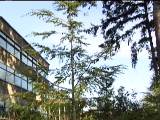
#> input picture XULYANH/PBL4_AI/Background-Substract-Based-on-GMM/WavingTrees/background_train/b00000.bmp, 160 x 120 px
$ python singleChannel.py
#> lines starting #> are read from the running program, lines starting #| are printed output that depends on the picture; after the words box and inside, x2 and y2 are one past the last pixel; in counts of white or black regions, pixels touching at a corner belong together
import cv2
import os
import numpy as np
import pickle
import matplotlib.pyplot as plt
import time

# Giá trị càng lớn, khả năng tiền cảnh được sử dụng làm nền càng lớn
# Giá trị càng nhỏ, khả năng nền được coi là triển vọng càng lớn
SIGMA = 30
WEIGHT = 0.1


# Định nghĩa mô hình GMM hình ảnh
class GmmModel:
    def __init__(self, sample_image):
        #  số pixel (kích thước ảnh)
        self.img_size = sample_image.shape[0] * sample_image.shape[1]
        # Số lượng mô hình của mỗi điểm ảnh (khởi tạo thành 0)
        self.model_count = np.zeros([1, self.img_size], int)
        # Số K của mô hình GMM Gaussuss (ở đây cố định
        # , một số phương pháp có thể thích ứng với mỗi điểm ảnh để chọn một số K của mô hình)
        self.k = 3  # Các tham số có thể điều chỉnh
        # tỷ lệ học tập  Alpha
        self.alpha = 0.005  # Các tham số có thể điều chỉnh
        # SumOfWeight Threshold T
        self.t = 0.75  # Các tham số có thể điều chỉnh
        # Hệ số trọng lượng của mỗi mô hình (khởi tạo thành 0)
        self.w = np.zeros([self.k, self.img_size])
        # Giá trị trung bình của mỗi mô hình Gaussuss (khởi tạo thành 0)
        self.u = np.zeros([self.k, self.img_size])
        # Độ lệch chuẩn của mỗi mô hình Gaussuss (khởi tạo thành mặc định)
        self.sigma = np.full([self.k, self.img_size], SIGMA)


# Đọc bộ sưu tập ảnh và trả về biểu đồ thang độ xám
def load_data_set(path):
    image_set = []
    file_names = os.listdir(path)
    for filename in file_names:
        file_path = os.path.join(path, filename)
        # Đọc dưới dạng biểu đồ thang độ xám
        img = cv2.imread(file_path, cv2.IMREAD_GRAYSCALE)
        image_set.append(img)
    return image_set


# Khởi tạo mô hình gmm
def gmm_model_create():
    # Đọc khung hình ảnh đầu tiên
    first_frame = cv2.imread('WavingTrees/background_train/b00000.bmp', cv2.IMREAD_GRAYSCALE)
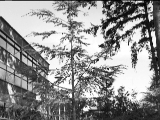
#> first_frame: shape (120, 160); min 1, max 255, mean 143.2
    return GmmModel(first_frame)


# Đào tạo các thông số mô hình
def gmm_model_train(gmm_model, single_frame):
    # start_time = time.time()
    img_rows = single_frame.shape[0]
    img_cols = single_frame.shape[1]
    for m in range(img_rows):
        for n in range(img_cols):
            # Được sử dụng để xác định xem có một mô hình phân phối phù hợp với điểm ảnh (m, n).
            matched = False
            for k in range(gmm_model.model_count[0, m * img_cols + n]):
                # Tính toán sự khác biệt giữa điểm ảnh và giá trị trung bình của phân phối Gaussian
                difference = abs(single_frame[m, n] - gmm_model.u[k, m * img_cols + n])
                distance = difference * difference
                # Điểm ảnh hiện tại đáp ứng phân phối Gaussian hiện tại
                if difference <= 2.5 * gmm_model.sigma[k, m * img_cols + n]:
                    matched = True
                    # Cập nhật các thông số của mô hình phân phối Gaussian k
                    # Tính toán mật độ xác suất của Gaussine k được phân phối trên điểm pixel đó
                    prob = (1 / (2 * np.pi * gmm_model.sigma[k, m * img_cols + n] ** 2) ** 0.5) * np.exp(
                        -(single_frame[m, n] - gmm_model.u[k, m * img_cols + n]) ** 2 / (
                                2 * (gmm_model.sigma[k, m * img_cols + n] ** 2)))
                    p = gmm_model.alpha * prob
                    # update weight
                    gmm_model.w[k, m * img_cols + n] = (1 - gmm_model.alpha) * gmm_model.w[
                        k, m * img_cols + n] + gmm_model.alpha
                    # update mean
                    gmm_model.u[k, m * img_cols + n] = (1 - p) * gmm_model.u[k, m * img_cols + n] + p * single_frame[
                        m, n]
                    # update standard deviation
                    if gmm_model.sigma[k, m * img_cols + n] < SIGMA / 2:
                        gmm_model.sigma[k, m * img_cols + n] = SIGMA / 2
                    else:
                        gmm_model.sigma[k, m * img_cols + n] = ((1 - p) * gmm_model.sigma[
                            k, m * img_cols + n] ** 2 + p * distance) ** 0.5
                    break
                else:
                    # Điểm ảnh hiện tại không đáp ứng phân phối Gaussian hiện tại
                    # Chỉ cập nhật weight
                    gmm_model.w[k, m * img_cols + n] = (1 - gmm_model.alpha) * gmm_model.w[k, m * img_cols + n]
                # Sắp xếp k gmm_model để dễ dàng thay thế và cập nhật mô hình phân phối Gaussian phía sau
                gmm_model_sort(gmm_model, m, n, img_cols)
            '''
            # Điểm ảnh hiện tại không khớp với bất kỳ phân phối Gaussian nào và cần phải tạo phân phối Gaussian mới
            # Có hai tình huống cần xem xét ở đây
            # 1. Sự có mặt của phân phối Gaussian không được khởi tạo: một phân phối Gaussian mới có thể được tạo ra tại thời điểm này
            # 2. k Phân phối Gaussian đã được khởi tạo: tại thời điểm này thay thế mô hình phân phối thấp nhất order_weight
            '''
            if not matched:
                # print('(', m, ',', n, ')', 'no matching distribution')
                # condition 1
                model_count = gmm_model.model_count[0, m * img_cols + n]
                if model_count < gmm_model.k:
                    # Khởi tạo weight
                    gmm_model.w[model_count, m * img_cols + n] = WEIGHT
                    # Khởi tạo mean
                    gmm_model.u[model_count, m * img_cols + n] = single_frame[m, n]
                    # khởi tạo độ lệch chuẩn
                    gmm_model.sigma[model_count, m * img_cols + n] = SIGMA
                    gmm_model.model_count[0, m * img_cols + n] = model_count + 1
                # condition 2
                else:
                    # update weight
                    gmm_model.w[gmm_model.k - 1, m * img_cols + n] = WEIGHT
                    # update mean
                    gmm_model.u[gmm_model.k - 1, m * img_cols + n] = single_frame[m, n]
                    # update standard deviation
                    gmm_model.sigma[gmm_model.k - 1, m * img_cols + n] = SIGMA
            if sum(gmm_model.w[:, m * img_cols + n]) != 0:
                gmm_model.w[:, m * img_cols + n] = gmm_model.w[:, m * img_cols + n] / sum(
                    gmm_model.w[:, m * img_cols + n])
    # end_time = time.time()
    # print(end_time - start_time)


# Sắp xếp k gmm_model điểm ảnh được chỉ định (dựa trên: w/sigma)
def gmm_model_sort(gmm_model, m, n, img_cols):
    # Xây dựng dựa trên sắp xếp
    order_weight = gmm_model.w[:, m * img_cols + n] / gmm_model.sigma[:, m * img_cols + n]
    # Đóng gói order_weight và trọng lượng
    zip_ow_weight = zip(order_weight, gmm_model.w[:, m * img_cols + n])
    # Order_weight đóng gói và trung bình
    zip_ow_mean = zip(order_weight, gmm_model.u[:, m * img_cols + n])
    # Order_weight đóng gói và độ lệch chuẩn
    zip_ow_standard_deviation = zip(order_weight, gmm_model.sigma[:, m * img_cols + n])
    zip_ow_weight = sorted(zip_ow_weight, reverse=True)
    zip_ow_mean = sorted(zip_ow_mean, reverse=True)
    zip_ow_standard_deviation = sorted(zip_ow_standard_deviation, reverse=True)
    temp, gmm_model.w[:, m * img_cols + n] = zip(*zip_ow_weight)
    temp, gmm_model.u[:, m * img_cols + n] = zip(*zip_ow_mean)
    temp, gmm_model.sigma[:, m * img_cols + n] = zip(*zip_ow_standard_deviation)


# lọc nhiễu với các hoạt động xử lý hình thái
def optimize_frame(single_frame):
    kernel = cv2.getStructuringElement(cv2.MORPH_RECT, (3, 3))
    frame_parsed = cv2.morphologyEx(single_frame, cv2.MORPH_OPEN, kernel, iterations=1)
    frame_parsed = cv2.morphologyEx(frame_parsed, cv2.MORPH_CLOSE, kernel, iterations=3)
    return frame_parsed


# Tùy thuộc vào mô hình GMM được đào tạo,
#  thao tác trừ nền của hình ảnh đầu vào được thực hiện và hình ảnh được xử lý được trả về
def background_subtract(gmm_model, single_frame):
    # ước tính mô hình nền sum(weight_i)>T
    img_rows = single_frame.shape[0]
    img_cols = single_frame.shape[1]
    for pixel_index in range(img_rows * img_cols):
        weight_sum = 0
        for k in range(gmm_model.model_count[0, pixel_index]):
            weight_sum = weight_sum + gmm_model.w[k, pixel_index]
            # Nếu mô hình K đầu tiên đã đáp ứng ngưỡng trọng số, chỉ có mô hình K trước đó được chọn
            if weight_sum > gmm_model.t:
                gmm_model.model_count[0, pixel_index] = k + 1
                break
    # Khởi tạo hình ảnh sau khi xử lý
    frame_parsed = np.full([img_rows, img_cols], 255, np.uint8)
    for m in range(img_rows):
        for n in range(img_cols):
            hit = False
            for k in range(gmm_model.model_count[0, m * img_cols + n]):
                # Tính toán sự khác biệt giữa điểm ảnh hiện tại và giá trị trung bình phân phối Gaussian
                difference = abs(single_frame[m, n] - gmm_model.u[k, m * img_cols + n])
                if difference <= 2 * gmm_model.sigma[k, m * img_cols + n]:
                    # 背景
                    hit = True
                    break
            if hit:
                # 前景
                frame_parsed[m, n] = 0
    return frame_parsed


# Lưu mô hình GMM đến path

def gmm_model_save(gmm_model, path):
    with open(path, 'wb') as f:
        pickle.dump(gmm_model, f)


# Tải mô hình GMM
def gmm_model_load(path):
    with open(path, 'rb') as f:
        gmm_model = pickle.load(f)
    return gmm_model


if __name__ == '__main__':
    # Khởi tạo mô hình GMM
    model = gmm_model_create()
    gmm_model_path = './models_learned/gmm_model_maxK={0}_alpha={1}_T={2}_sigma={3}.pkl'.format(model.k, model.alpha,
                                                                                                model.t, SIGMA)
    # Tải trực tiếp nếu mô hình đã tồn tại
    if not os.path.exists(gmm_model_path):
        # Tải bộ data
        frames = load_data_set('WavingTrees/background_train/')
#> frames = 1 item
        for i in range(len(frames)):
            print('frame ' + str(i) + ' is training...')
            gmm_model_train(model, frames[i])
#> this loop made 1 pass
#> img_rows in gmm_model_train on pass 1: 120
#> (printed output is left out)
        print('GMM Model learning process finished')
        print('saving model...')
        gmm_model_save(model, gmm_model_path)
    else:
        print('local model already exists')
    print('loading model...\n', gmm_model_path)
#> (printed output is left out)
    # Tải mô hình
    model = gmm_model_load(gmm_model_path)
    frames = load_data_set('WavingTrees/person_in/')
#> call 2 of load_data_set, with path = 'WavingTrees/person_in/'
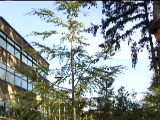
#> input picture XULYANH/PBL4_AI/Background-Substract-Based-on-GMM/WavingTrees/person_in/b00242.bmp, 160 x 120 px
#> in load_data_set (call 2), `img = cv2.imread(file_path, cv2.IMREAD_GRAYSCALE)`:
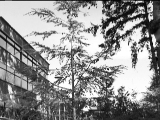
#> img: shape (120, 160); min 2, max 255, mean 143.1
#> pass 2 of the loop in load_data_set, `for filename in file_names:`:
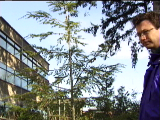
#> input picture XULYANH/PBL4_AI/Background-Substract-Based-on-GMM/WavingTrees/person_in/b00243.bmp, 160 x 120 px
#> in load_data_set (call 2), `img = cv2.imread(file_path, cv2.IMREAD_GRAYSCALE)`:
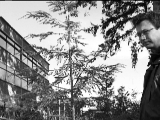
#> img: shape (120, 160); min 1, max 255, mean 137.8
#> pass 3 of the loop in load_data_set, `for filename in file_names:`:
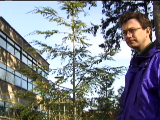
#> input picture XULYANH/PBL4_AI/Background-Substract-Based-on-GMM/WavingTrees/person_in/b00244.bmp, 160 x 120 px
#> in load_data_set (call 2), `img = cv2.imread(file_path, cv2.IMREAD_GRAYSCALE)`:
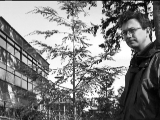
#> img: shape (120, 160); min 1, max 255, mean 127.1
#> frames = 3 items
    # Hiển thị hiệu ứng cắt trong thời gian thực
    param_str = 'maxK={0} alpha={1} T={2} SIGMA={3}'.format(model.k, model.alpha, model.t, SIGMA)
#> param_str = 'maxK=3 alpha=0.005 T=0.75 SIGMA=30'
    plt.ion()
    for i in range(len(frames)):
        # Sau khi trừ nền
        frame_subtracted = background_subtract(model, frames[i])
        # Tối ưu hóa xử lý hình ảnh
        frame_optimized = optimize_frame(frame_subtracted)
        plt.suptitle('(Frame {0}) RealTime Background Subtract\n\n{1}'.format(i + 1, param_str))
        plt.subplot(131)
        plt.title('origin')
        plt.imshow(frames[i], cmap='gray')
        plt.subplot(132)
        plt.title('subtracted')
        plt.imshow(frame_subtracted, cmap='gray')
        plt.subplot(133)
        plt.title('optimized')
        plt.imshow(frame_optimized, cmap='gray')
        plt.pause(0.2)
        plt.clf()
#> this loop made 3 passes
#> pass 1, `frame_subtracted = background_subtract(model, frames[i])`:
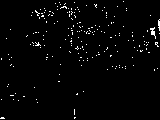
#> frame_subtracted: shape (120, 160); 2% white in thin lines or dots
#> pass 1, in optimize_frame, `frame_parsed = cv2.morphologyEx(single_frame, cv2.MORPH_OPEN, kernel, ..`:
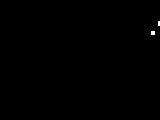
#> frame_parsed: shape (120, 160); 0.14% white; 2 white regions (2 under 20 px)
#> pass 2, `plt.pause(0.2)`:
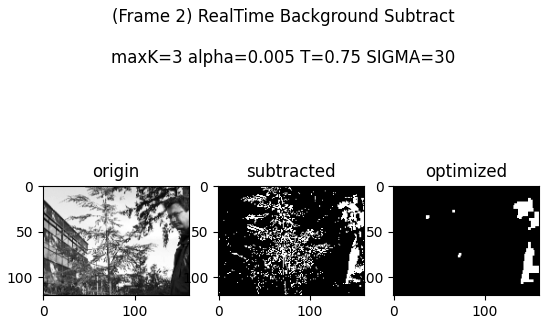
#> figure drawn by matplotlib, 3 panels
#> after the loop:
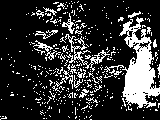
#> frame_subtracted: shape (120, 160); 20.7% white; 363 white regions (342 under 20 px), largest, box (x1, y1, x2, y2) and area: (119, 17, 160, 109) 1814, (65, 34, 110, 72) 322, (33, 40, 57, 60) 107
    plt.ioff()
